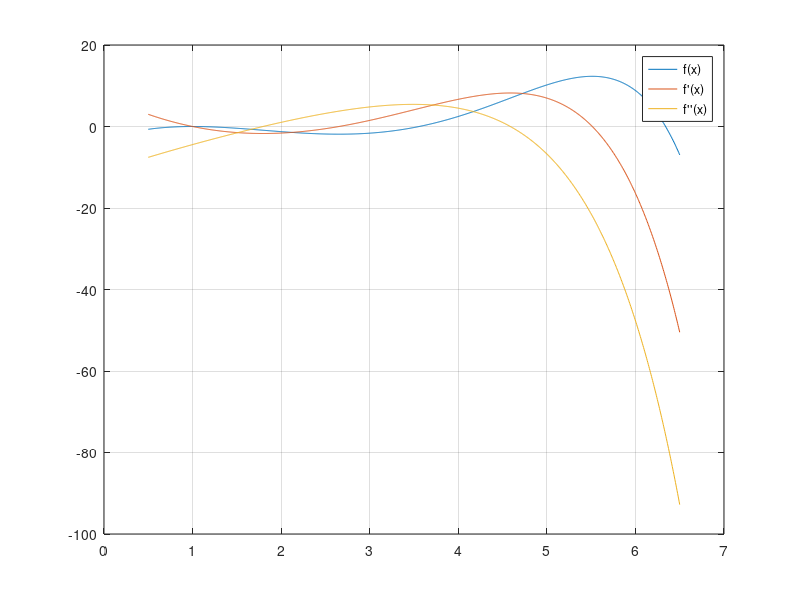

The MATLAB script that drew this image: (Note: this script raises an error after producing the figure.)
clc; clear; close all;

f = @(x) x.^3 - (2 + exp(1)).*x.^2 + (2*exp(1) + 1).*x + (1 - exp(1)) - cosh(x - 1);
df = @(x) 2.*exp(1) - sinh(x - 1) - 2.*x.*(exp(1) + 2) + 3.*x.^2 + 1;
d2f = @(x) 6*x - 2*(2+exp(1)) - cosh(x-1);

% 1. Dal grafico di f e di f' discutere le proprietà di convergenza del metodo di Newton
% per tutti gli zeri, valutando l’opportunità di applicare il metodo di Newton modificato.
% Noto il valore esatto della radice α1 = 1 si valuti la molteplicità della radice.

x = linspace(0.5, 6.5, 1000);
y = f(x);

figure(1);
plot(x, y, 'DisplayName', 'f(x)');
grid on;
hold on;
plot(x, df(x), 'DisplayName', 'f''(x)');
plot(x, d2f(x), 'DisplayName', 'f''''(x)');
legend('show');
hold off;

% 3. 3. Risolvere il problema della ricerca degli zeri di f tramite il metodo di Newton, uti-
% lizzando la funzione newton.m con tolleranza 10−6. Si utilizzi per il calcolo di ogni
% radice un opportuno valore x0. Nel caso della radice α1 = 1 si riporti su un grafico in
% scala semilogaritmica l’andamento degli errori in funzione del numero di iterazioni per
% il metodo di Newton standard e per quello modificato.

intervals = [0.5 1.5;
             3   4  ;
             6   6.5;];
x0 = [0.5;
        3;
      6.5;];
tol = 1e-6;
nmax = 1000;

for i = 1:size(intervals, 1)
    [xvect, it] = newton(x0(i), nmax, tol, f, df);
    x = xvect(end);
    fprintf('Root: %.15f\nIterations: %d\n\n', x, it);

    if i == 1
        [xvect_mod, it_mod] = newton(x0(i), nmax, tol, f, df, 2);
        x_mod = xvect_mod(end);
        fprintf('Root (modified): %.15f\nIterations (modified): %d\n\n', x_mod, it_mod);

        figure(2);
        radix = 1;
        semilogy(1:it, abs(xvect - radix), 'DisplayName', 'Newton');
        hold on;
        semilogy(1:it_mod, abs(xvect_mod - radix), 'DisplayName', 'Newton modified');
        grid on;
        legend('show');
        title('Errore in scala semilogaritmica');
        xlabel('Iterazioni');
        ylabel('Errore');
        hold off;
    end
end